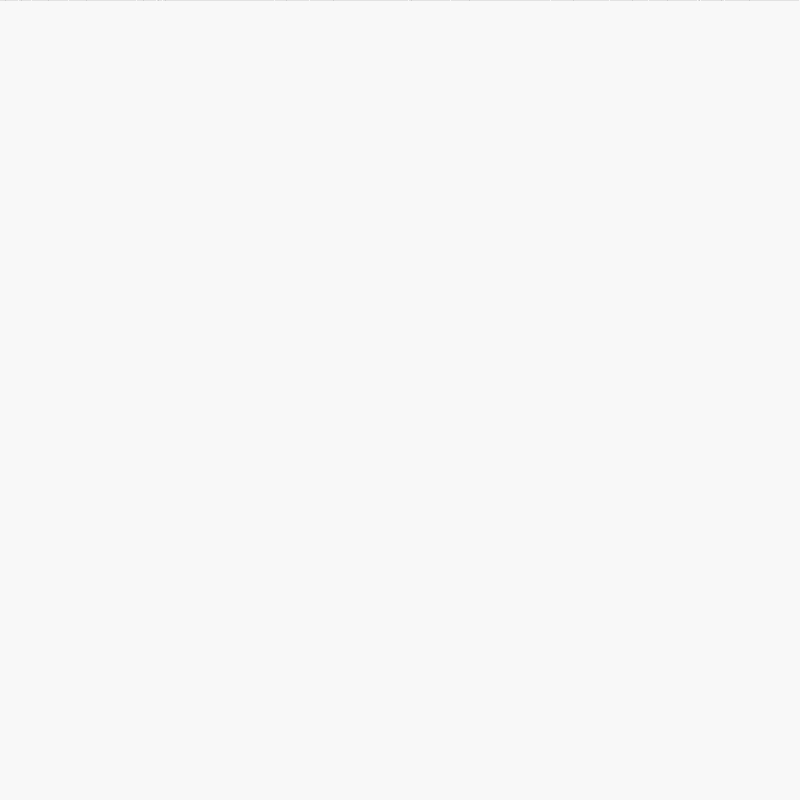
Frame 1 (no input)
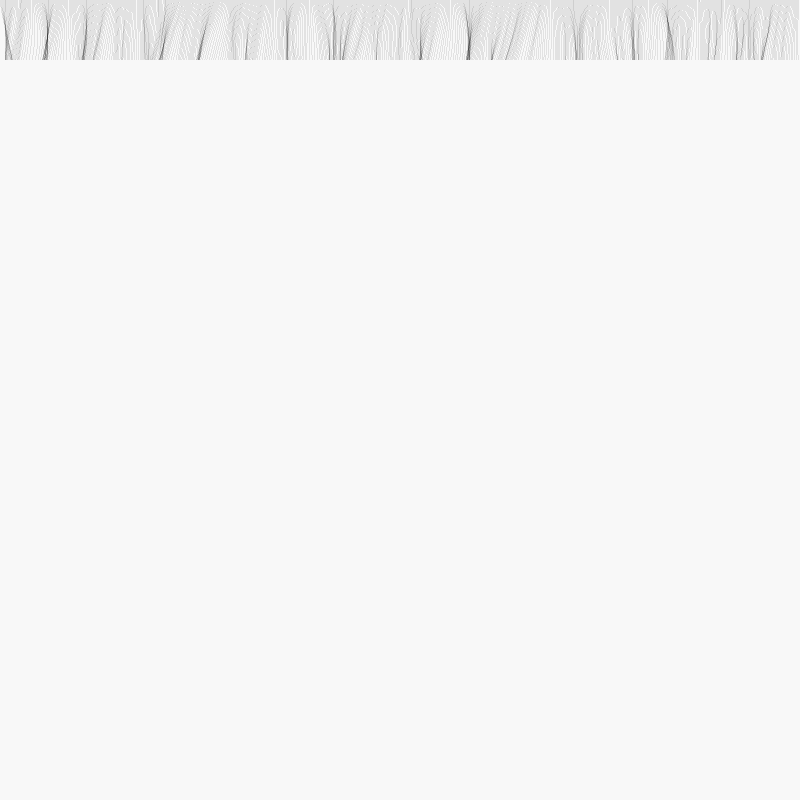
Frame 60 (the mouse pressed at the canvas centre just before this capture)
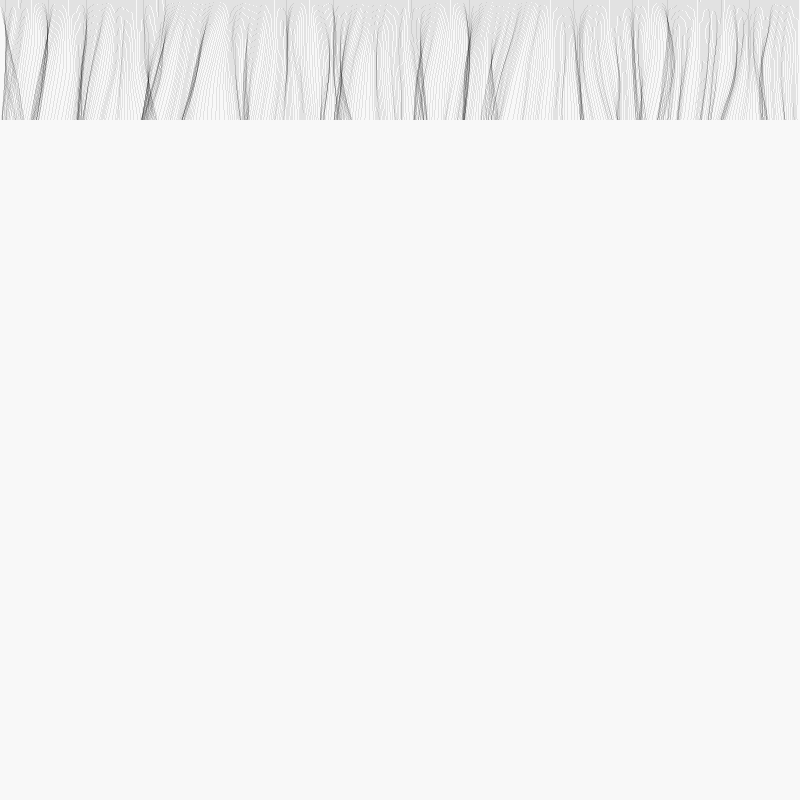
Frame 120 (the mouse held since frame 60 and released just before this capture)

The Processing sketch that drew these frames (run headless with seeded random() and noise(); from frame 60 on, the mouse is pressed at the canvas centre):

// Processing sketch: greyStripes
// ── greyStripes.pde
int i, t=0; 
float[] x=new float[800];
void setup() {
  size(800, 800);
  background(248); 
  stroke(0, 32);
  for (i=0; i<800; i++) x[i]=i;
}
void draw() {
  for (i=0; i<800; i++) point(x[i]+=noise(i*.05, t*.01)-.48, t);
  t++;
}
